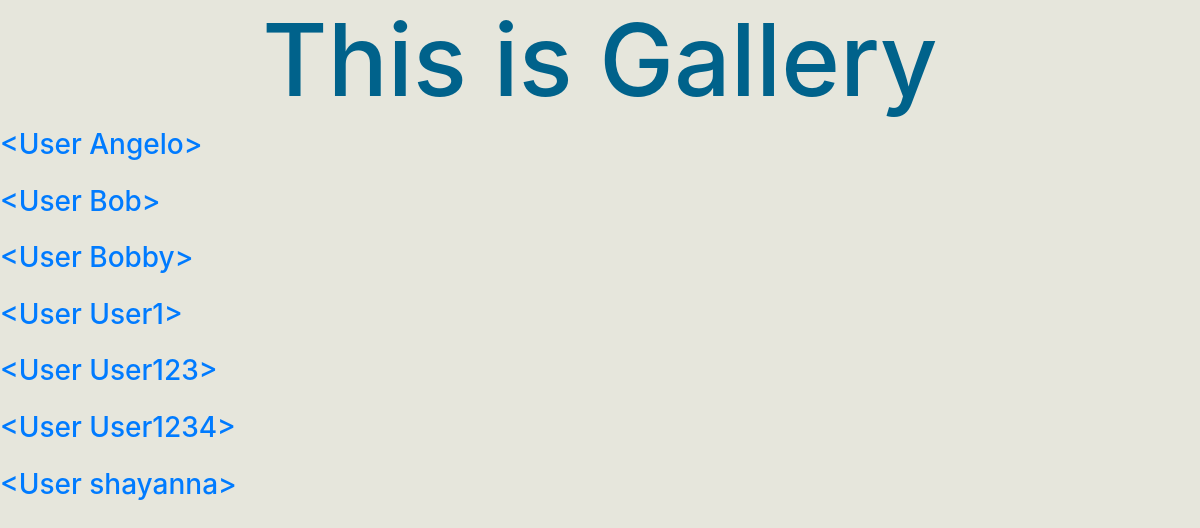
/gallery, run on an earlier commit of the app's database.
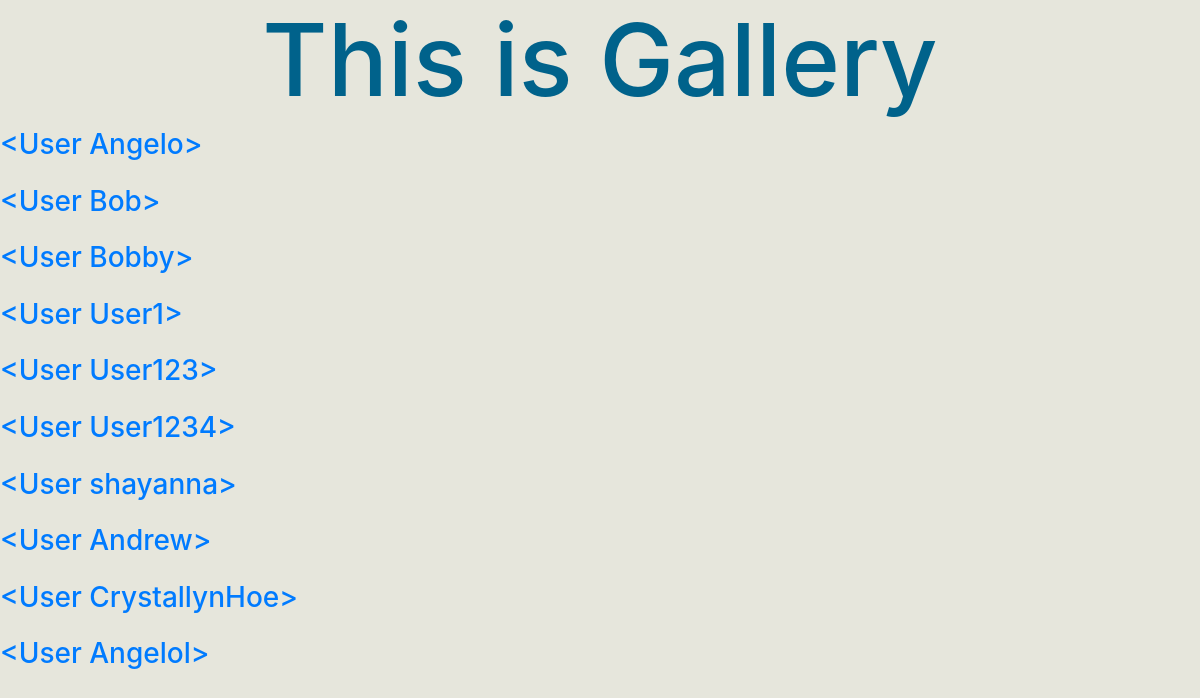
And on a later commit of the database.
### app_folder/models.py (models this page shows, shortened)
class User(UserMixin, db.Model):
    id = db.Column(db.Integer, primary_key=True)
    username = db.Column(db.String(64), index=True, unique=True)
    password_hash = db.Column(db.String(128))
    def __repr__(self):
        return '<User {}>'.format(self.username)

### app_folder/routes.py (the view)
@app.route("/gallery")
def gallery():
    return render_template('gallery.html', title="Gallery", User=User)

### app_folder/templates/gallery.html (shortened to what this page needs)
{% extends "base.html" %}
{% block gallery %}
    <h1 class="center"> This is Gallery</h1>
    {% for user in User.query.all() %}
    <a href="/user/{{user.username}}">
        <h3> {{user}} </h3>
        <br>
    </a>
    {% endfor %}
{% endblock %}

### app_folder/templates/base.html (shortened to what this page needs)
<!DOCTYPE html>
<html lang="en">
  <head>
       <link rel="stylesheet" href="https://stackpath.bootstrapcdn.com/bootstrap/4.4.1/css/bootstrap.min.css">
       <link rel= "stylesheet" type= "text/css" href= "{{ url_for('static',filename='styles/base.css') }}">
       <link rel= "stylesheet" type= "text/css" href= "{{ url_for('static',filename='styles/envelope.css') }}">
       <link rel= "stylesheet" type= "text/css" href= "{{ url_for('static',filename='styles/home.css') }}">
    </head>
    <body>
        {% block gallery %}{% endblock %}
    </body>
</html>

### app_folder/static/styles/base.css (style rules this page uses)
body { background-color: #E6E6DC; font-size: 10px }
h1 { color: #00628B; font-size: 10em; }
.center { text-align: center; }

### app_folder/static/styles/envelope.css (style rules this page uses)
* { margin: 0; padding: 0; }

What changed in the data, as far as the page shows it:
added User: username "<User Andrew>"
added User: username "<User CrystallynHoe>"
added User: username "<User Angelol>"
